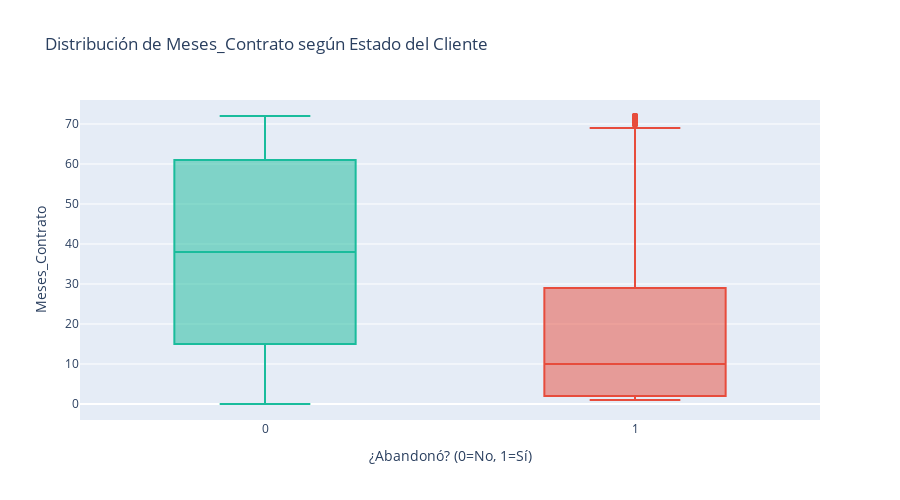

Source (notebook cell):
### Markdown cell above
#### Distribución numerica

### Code cell
for col in vars_numericas:
    fig = px.box(df, x='Abandono', y=col, 
                 color='Abandono',
                 title=f'Distribución de {col} según Estado del Cliente',
                 points="outliers", 
                 color_discrete_map={0: COLORES['Secundario'], 1: COLORES['Alerta']})
    
    fig.update_layout(
        xaxis_title="¿Abandonó? (0=No, 1=Sí)",
        yaxis_title=col,
        height=500,
        showlegend=False 
    )
    
    fig.show()

### Figure 1 — Plotly figure (JSON) as saved in the notebook; plotly's stock layout.template omitted (floating-point values rounded to 4 significant figures; data arrays with more than 128 entries replaced by an {"elided": "..."} marker saying what was removed)
{"data": [{"alignmentgroup": "True", "boxpoints": "outliers", "hovertemplate": "Abandono=%{x}<br>Meses_Contrato=%{y}<extra></extra>", "legendgroup": "0.0", "marker": {"color": "#1ABC9C"}, "name": "0.0", "notched": false, "offsetgroup": "0.0", "orientation": "v", "showlegend": true, "type": "box", "x": {"elided": "5174 float values"}, "x0": " ", "xaxis": "x", "y": {"elided": "5174 int values"}, "y0": " ", "yaxis": "y"}, {"alignmentgroup": "True", "boxpoints": "outliers", "hovertemplate": "Abandono=%{x}<br>Meses_Contrato=%{y}<extra></extra>", "legendgroup": "1.0", "marker": {"color": "#E74C3C"}, "name": "1.0", "notched": false, "offsetgroup": "1.0", "orientation": "v", "showlegend": true, "type": "box", "x": {"elided": "1869 float values"}, "x0": " ", "xaxis": "x", "y": {"elided": "1869 int values"}, "y0": " ", "yaxis": "y"}], "layout": {"boxmode": "overlay", "height": 500, "legend": {"title": {"text": "Abandono"}, "tracegroupgap": 0}, "showlegend": false, "title": {"text": "Distribución de Meses_Contrato según Estado del Cliente"}, "xaxis": {"anchor": "y", "categoryarray": [0, 1, null], "categoryorder": "array", "domain": [0, 1], "title": {"text": "¿Abandonó? (0=No, 1=Sí)"}}, "yaxis": {"anchor": "x", "domain": [0, 1], "title": {"text": "Meses_Contrato"}}}}
